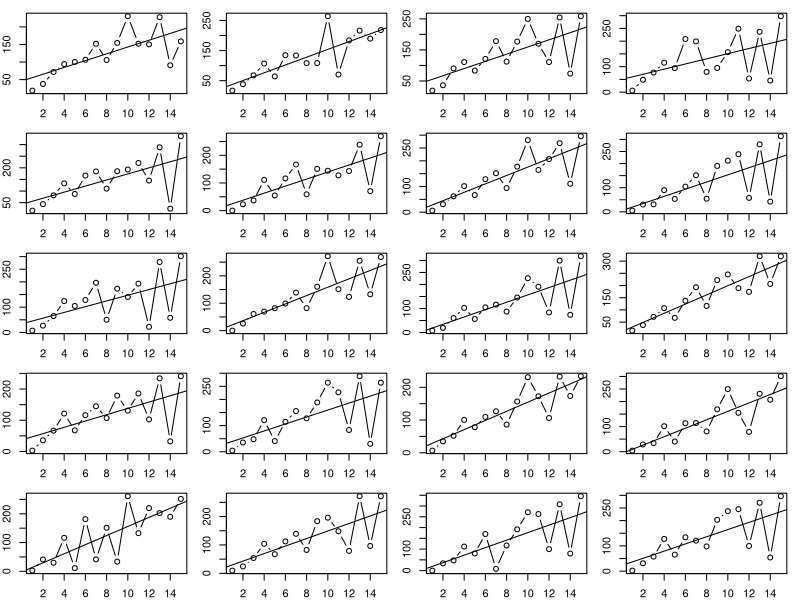
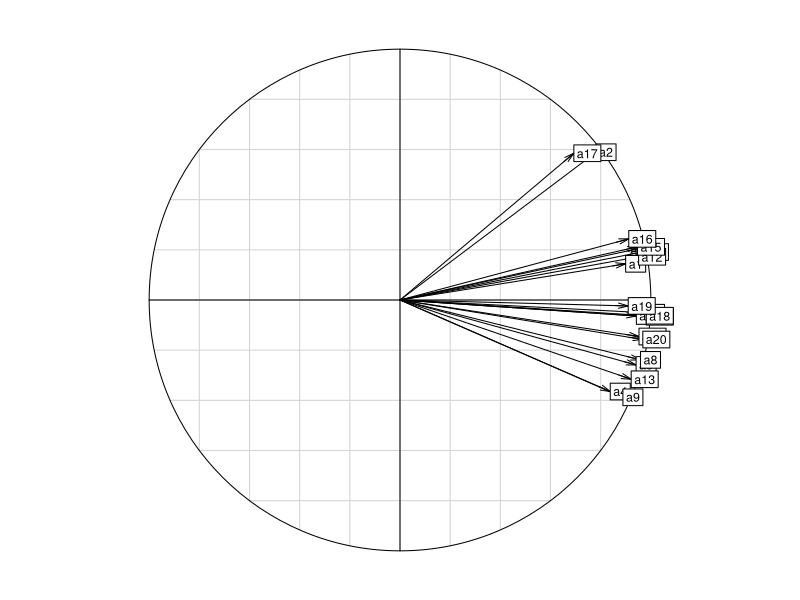
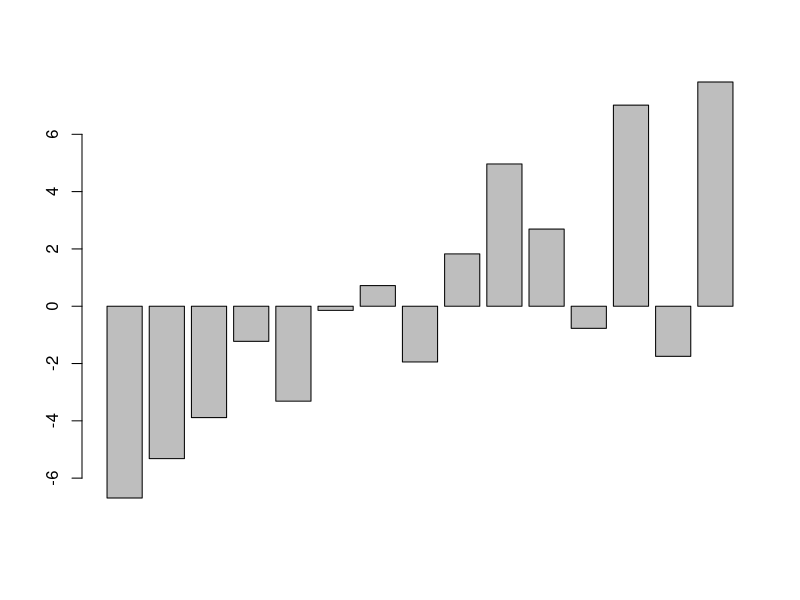
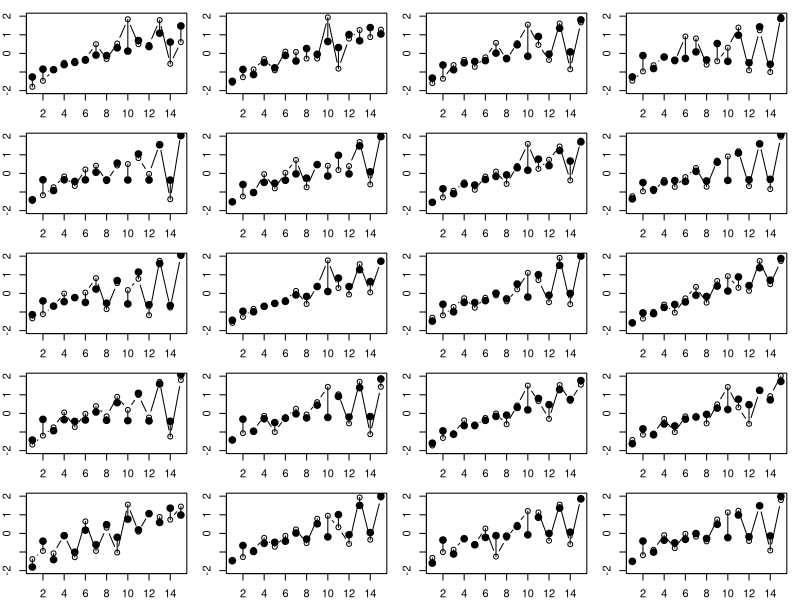

Source code (R) for these figures, in order:
library(ade4)


### Name: clementines
### Title: Fruit Production
### Aliases: clementines
### Keywords: datasets

### ** Examples

data(clementines)

op <- par(no.readonly = TRUE) 
par(mfrow = c(5, 4))
par(mar = c(2, 2, 1, 1))
for(i in 1:20) {
  w0 <- 1:15
  plot(w0, clementines[, i], type = "b")
  abline(lm(clementines[, i] ~ w0))
}
par(op)

pca1 <- dudi.pca(clementines, scan = FALSE)
if(adegraphicsLoaded()) {
  g1 <- s.corcircle(pca1$co, plab.cex = 0.75)
  g2 <- s1d.barchart(pca1$li[, 1], p1d.hori = FALSE)
} else {
  s.corcircle(pca1$co, clab = 0.75)
  barplot(pca1$li[, 1])
}

op <- par(no.readonly = TRUE) 
par(mfrow = c(5, 4))
par(mar = c(2, 2, 1, 1))
clem0 <- pca1$tab
croi <- 1:15
alter <- c(rep(c(1, -1), 7), 1)
for(i in 1:20) {
  y <- clem0[,i]
  plot(w0, y, type = "b", ylim = c(-2, 2))
  z <- predict(lm(clem0[, i] ~ croi * alter))
  points(w0, z, pch = 20, cex = 2)
  for(j in 1:15)
    segments(j, y[j], j, z[j])
}
par(op)
par(mfrow = c(1, 1))
